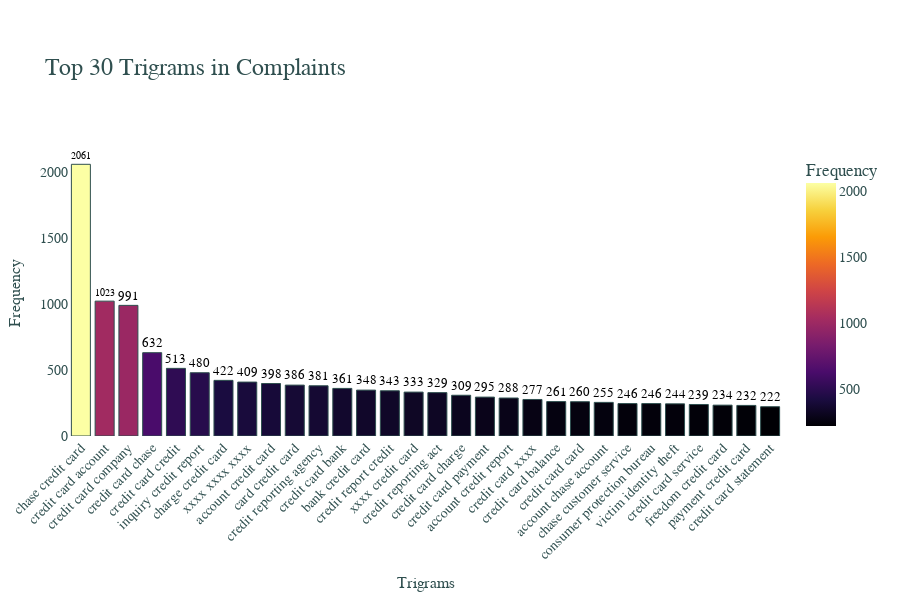

Write notebook code for a chart like this one.
### Code cell
# Plot the top 30 trigrams using Plotly
fig_trigram = px.bar(df_trigram, 
                     x='trigram', 
                     y='count', 
                     color='count', 
                     color_continuous_scale='Inferno',  # Smooth color scale for the bars
                     title="Top 30 Trigrams in Complaints",
                     labels={'trigram': 'Trigrams', 'count': 'Frequency'},
                     text='count')

# Update traces for text positioning and color
fig_trigram.update_traces(
    texttemplate='%{text}', 
    textposition='outside', 
    marker=dict(line=dict(width=1, color='DarkSlateGray')),
    cliponaxis=False  # Prevent clipping of text outside bars
)

# Make the frequency numbers and text darker and more readable
fig_trigram.update_traces(textfont=dict(color='black'))  # Make frequency numbers black for better contrast

# Update layout for better readability
fig_trigram.update_layout(
    title=dict(
        font=dict(size=24, color='darkslategray', family="Arial"),  # Darker title color
    ),
    xaxis=dict(
        title=dict(font=dict(size=16, color='darkslategray')),  # Darker axis title
        tickfont=dict(size=14, color='darkslategray'),  # Darker tick font color
        tickangle=-45,  # Angle x-axis labels for better readability
        automargin=True,  # Automatically adjust margins to fit labels
    ),
    yaxis=dict(
        title=dict(font=dict(size=16, color='darkslategray')),  # Darker y-axis title
        tickfont=dict(size=14, color='darkslategray')  # Darker y-axis ticks
    ),
    font=dict(size=14, family="Arial, sans-serif", color='darkslategray'),  # General text font styling
    paper_bgcolor='white',  # Set background to white for better contrast
    plot_bgcolor='rgba(0, 0, 0, 0)',  # Transparent background for the plot area
    showlegend=False,  # Remove legend for a cleaner look
    margin=dict(t=150, b=50, l=50, r=50),  # Increased top margin (t) to accommodate text
    height=600  # Increase plot height for more room for labels
)

# Display the figure
fig_trigram.show()

### Figure 1 — Plotly figure (JSON) as saved in the notebook; plotly's stock layout.template omitted (floating-point values rounded to 4 significant figures)
{"data": [{"alignmentgroup": "True", "cliponaxis": false, "hovertemplate": "Trigrams=%{x}<br>Frequency=%{marker.color}<extra></extra>", "legendgroup": "", "marker": {"color": [2061, 1023, 991, 632, 513, 480, 422, 409, 398, 386, 381, 361, 348, 343, 333, 329, 309, 295, 288, 277, 261, 260, 255, 246, 246, 244, 239, 234, 232, 222], "coloraxis": "coloraxis", "line": {"color": "DarkSlateGray", "width": 1}, "pattern": {"shape": ""}}, "name": "", "offsetgroup": "", "orientation": "v", "showlegend": false, "text": [2061, 1023, 991, 632, 513, 480, 422, 409, 398, 386, 381, 361, 348, 343, 333, 329, 309, 295, 288, 277, 261, 260, 255, 246, 246, 244, 239, 234, 232, 222], "textfont": {"color": "black"}, "textposition": "outside", "texttemplate": "%{text}", "type": "bar", "x": ["chase credit card", "credit card account", "credit card company", "credit card chase", "credit card credit", "inquiry credit report", "charge credit card", "xxxx xxxx xxxx", "account credit card", "card credit card", "credit reporting agency", "credit card bank", "bank credit card", "credit report credit", "xxxx credit card", "credit reporting act", "credit card charge", "credit card payment", "account credit report", "credit card xxxx", "credit card balance", "credit card card", "account chase account", "chase customer service", "consumer protection bureau", "victim identity theft", "credit card service", "freedom credit card", "payment credit card", "credit card statement"], "xaxis": "x", "y": [2061, 1023, 991, 632, 513, 480, 422, 409, 398, 386, 381, 361, 348, 343, 333, 329, 309, 295, 288, 277, 261, 260, 255, 246, 246, 244, 239, 234, 232, 222], "yaxis": "y"}], "layout": {"barmode": "relative", "coloraxis": {"colorbar": {"title": {"text": "Frequency"}}, "colorscale": [[0, "#000004"], [0.1111, "#1b0c41"], [0.2222, "#4a0c6b"], [0.3333, "#781c6d"], [0.4444, "#a52c60"], [0.5556, "#cf4446"], [0.6667, "#ed6925"], [0.7778, "#fb9b06"], [0.8889, "#f7d13d"], [1, "#fcffa4"]]}, "font": {"color": "darkslategray", "family": "Arial, sans-serif", "size": 14}, "height": 600, "legend": {"tracegroupgap": 0}, "margin": {"b": 50, "l": 50, "r": 50, "t": 150}, "paper_bgcolor": "white", "plot_bgcolor": "rgba(0, 0, 0, 0)", "showlegend": false, "title": {"font": {"color": "darkslategray", "family": "Arial", "size": 24}, "text": "Top 30 Trigrams in Complaints"}, "xaxis": {"anchor": "y", "automargin": true, "domain": [0, 1], "tickangle": -45, "tickfont": {"color": "darkslategray", "size": 14}, "title": {"font": {"color": "darkslategray", "size": 16}, "text": "Trigrams"}}, "yaxis": {"anchor": "x", "domain": [0, 1], "tickfont": {"color": "darkslategray", "size": 14}, "title": {"font": {"color": "darkslategray", "size": 16}, "text": "Frequency"}}}}
